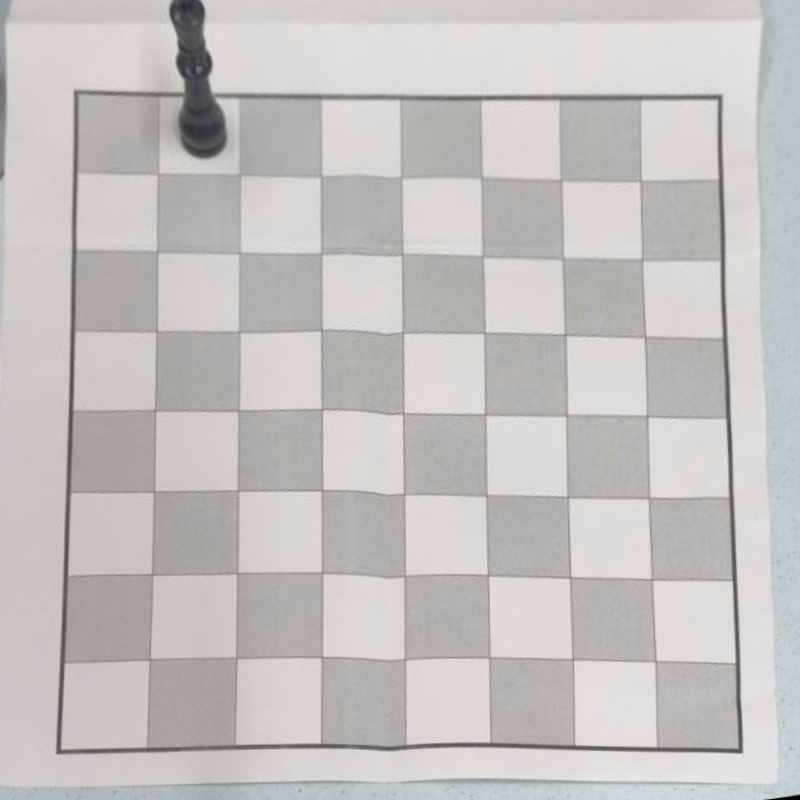
#> input picture src/datasets/dataset_yolo_warp_colour/images/test/frame_0010_20251104_205554.jpg, 800 x 800 px
$ python -i split_dataset_for_YOLO_colour.py   (imports and definitions only)
#> lines starting #> are read from the running program, lines starting #| are printed output that depends on the picture; after the words box and inside, x2 and y2 are one past the last pixel; in counts of white or black regions, pixels touching at a corner belong together
import os
import shutil
import random
import cv2
import numpy as np
from pathlib import Path

source_dir = Path("../final_dataset")
output_dir = Path("datasets/dataset_yolo_warp_colour")

train_ratio = 0.7
val_ratio = 0.2
test_ratio = 0.1

def get_mask(hsv_im):
    # Cream mask for white pieces
    lower_cream = np.array([90, 50, 50])
    upper_cream = np.array([130, 255, 255])
    mask_cream = cv2.inRange(hsv_im, lower_cream, upper_cream)

    # Dark brown/black for black pieces
    lower_dark = np.array([0, 0, 0])
    upper_dark = np.array([180, 255, 60])
    mask_dark = cv2.inRange(hsv_im, lower_dark, upper_dark)

    # Brown mask for properly including all black pieces
    lower_brown = np.array([5, 30, 30])
    upper_brown = np.array([25, 255, 150])
    mask_brown = cv2.inRange(hsv_im, lower_brown, upper_brown)

    # Combine all masks
    combined_mask = cv2.bitwise_or(mask_cream, mask_dark)
    combined_mask = cv2.bitwise_or(combined_mask, mask_brown)

    # Morphological operation to clean mask
    kernel_clean = np.ones((5, 5), np.uint8)
    combined_mask = cv2.morphologyEx(combined_mask, cv2.MORPH_CLOSE, kernel_clean, iterations=2)
    combined_mask = cv2.morphologyEx(combined_mask, cv2.MORPH_OPEN, kernel_clean, iterations=1)

    return combined_mask

# Function to get the bounding box needed for yolo
def detect_object_bbox(img_path):
    img = cv2.imread(str(img_path))
#> img is the input picture: shape (800, 800, 3); mean B, G, R 191.8, 194, 195.6
    if img is None:
        return None

    h, w = img.shape[:2]
#> h = 800; w = 800

    # Convert to HSV for better color detection
    hsv = cv2.cvtColor(img, cv2.COLOR_BGR2HSV)
#> hsv: shape (800, 800, 3); mean H, S, V 27.4, 7.3, 196.5

    combined_mask = get_mask(hsv)
#> in get_mask, `mask_cream = cv2.inRange(hsv_im, lower_cream, upper_cream)`: mask_cream: shape (800, 800); every value is 0
#> in get_mask, `mask_dark = cv2.inRange(hsv_im, lower_dark, upper_dark)`:
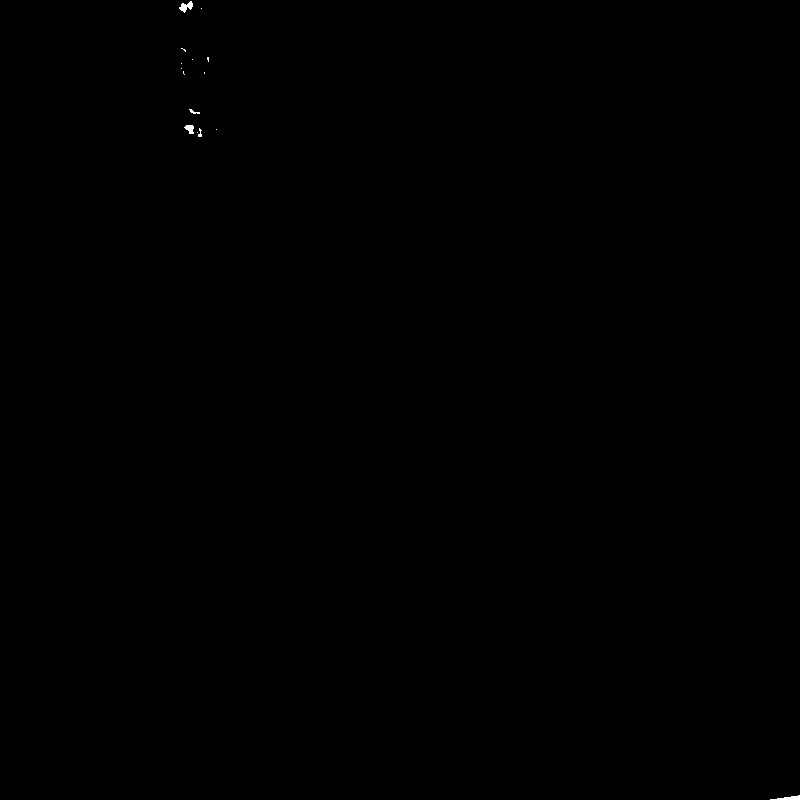
#> mask_dark: shape (800, 800); 0.05% white; 15 white regions (10 under 20 px), largest, box (x1, y1, x2, y2) and area: (179, 1, 193, 13) 87, (770, 795, 800, 800) 80, (184, 125, 194, 134) 61, (189, 109, 200, 114) 25, (198, 128, 202, 137) 21
#> in get_mask, `combined_mask = cv2.morphologyEx(combined_mask, cv2.MORPH_CLOSE, kerne..`: combined_mask: shape (800, 800); 0.06% white; 12 white regions (8 under 20 px), largest, box (x1, y1, x2, y2) and area: (179, 0, 193, 13) 130, (184, 125, 202, 137) 121, (770, 795, 800, 800) 80, (189, 109, 200, 114) 26
#> in get_mask, `combined_mask = cv2.morphologyEx(combined_mask, cv2.MORPH_OPEN, kernel..`: combined_mask: shape (800, 800); 0.04% white; 3 white regions

    # Find contours
    contours, _ = cv2.findContours(combined_mask, cv2.RETR_EXTERNAL, cv2.CHAIN_APPROX_SIMPLE)
#> contours = 3 contours; box (x1, y1, x2, y2) and area: (181, 0, 193, 11) 100, (186, 125, 201, 134) 80, (784, 796, 800, 800) 38

    if not contours:
        return None

    # Filter contours by area and position (should be in middle region)
    valid_contours = []

    for contour in contours:
        area = cv2.contourArea(contour)
        # Ignore reall small contours as bounding boxes
        if area < 200:
            continue

        # Get contour center
        M = cv2.moments(contour)
        if M["m00"] == 0:
            continue
        contour_x = int(M["m10"] / M["m00"])
        contour_y = int(M["m01"] / M["m00"])

        # Check if roughly in the middle region (within middle 80% of image)
        if (0.15 * w < contour_x < 0.85 * w) and (0.15 * h < contour_y < 0.85 * h):
            valid_contours.append(contour)
#> this loop made 3 passes
#> area on passes 1 to 3: 38.5, 80.5, 100.5
#> after the loop, valid_contours = []

    # If this doesnt work just take the largest contour
    if not valid_contours:
        if contours:
            largest_contour = max(contours, key=cv2.contourArea)
#> largest_contour = contour of 9 points, box (x1, y1, x2, y2) (181, 0, 193, 11), area 100
        else:
            return None
    else:
        # Get the largest valid contour (the chess piece)
        largest_contour = max(valid_contours, key=cv2.contourArea)

    # Get bounding box
    x, y, box_w, box_h = cv2.boundingRect(largest_contour)
#> x = 181; y = 0; box_w = 12; box_h = 11

    # Add 5px of padding
    padding = 5
    x = max(0, x - padding)
#> x = 176
    y = max(0, y - padding)
    box_w = min(w - x, box_w + 2 * padding)
#> box_w = 22
    box_h = min(h - y, box_h + 2 * padding)
#> box_h = 21

    # Convert to YOLO format
    x_center = (x + box_w / 2) / w
#> x_center = 0.234
    y_center = (y + box_h / 2) / h
#> y_center = 0.0131
    norm_width = box_w / w
#> norm_width = 0.0275
    norm_height = box_h / h
#> norm_height = 0.0262

    return (x_center, y_center, norm_width, norm_height), (x, y, box_w, box_h)

# [93 lines not run here, left out]

>>> result = detect_object_bbox('../datasets/dataset_yolo_warp_colour/images/test/frame_0010_20251104_205554.jpg')
#> result = ((0.234, 0.0131, 0.0275, 0.0262), (176, 0, 22, 21))

$ run again, on src/datasets/dataset_yolo_warp_colour/images/train/frame_0012_20251104_213952.jpg
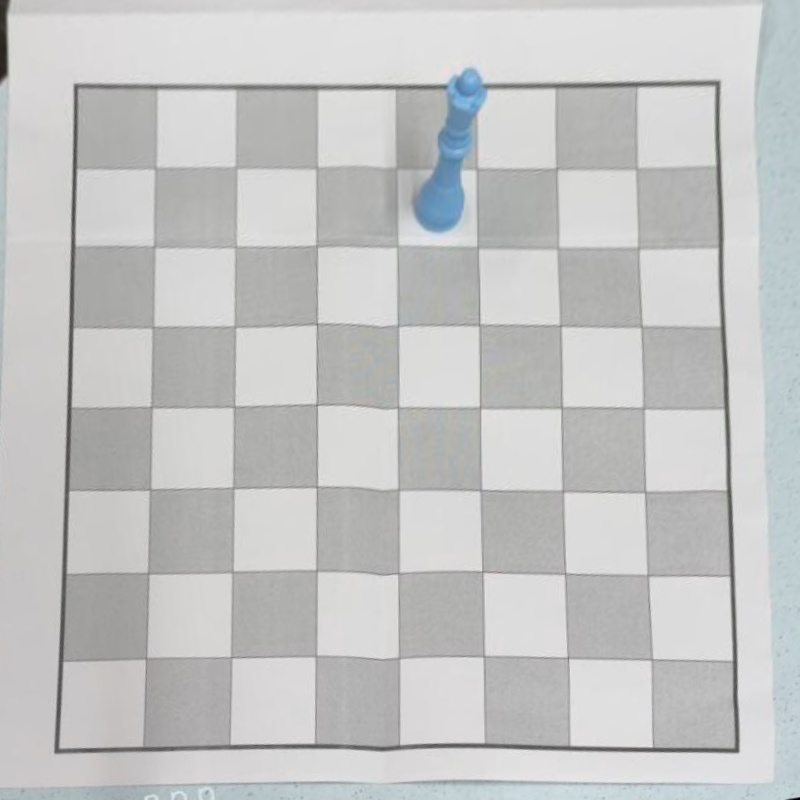
#> input picture src/datasets/dataset_yolo_warp_colour/images/train/frame_0012_20251104_213952.jpg, 800 x 800 px
#> in detect_object_bbox, img is the input picture: shape (800, 800, 3); mean B, G, R 196.5, 196.7, 195.8
#> hsv: shape (800, 800, 3); mean H, S, V 45.2, 4.2, 197.7
#> in get_mask, `mask_cream = cv2.inRange(hsv_im, lower_cream, upper_cream)`:
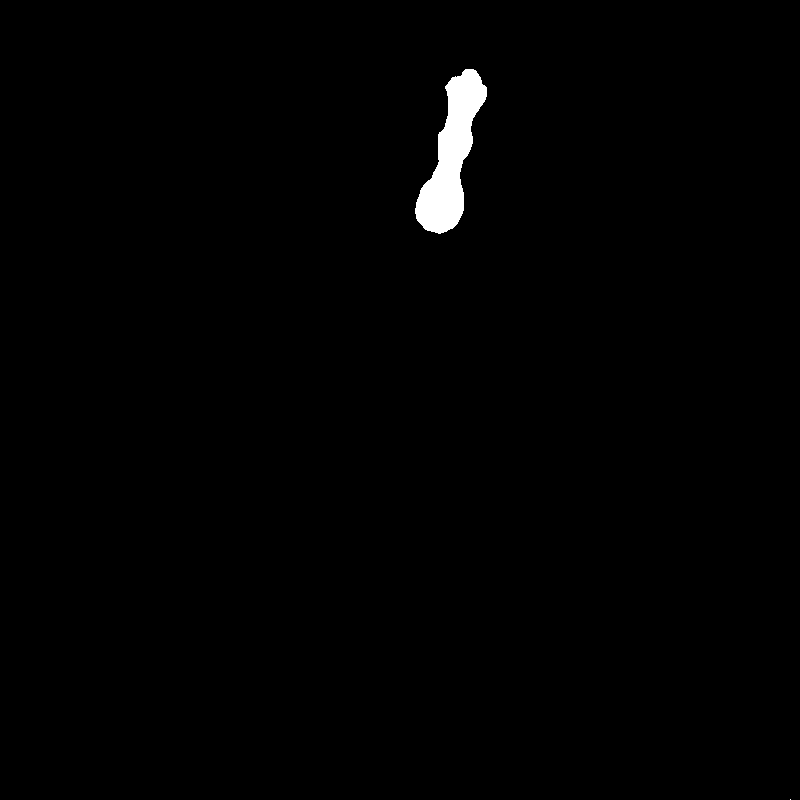
#> mask_cream: shape (800, 800); 0.86% white; 2 white regions (1 under 20 px), largest, box (x1, y1, x2, y2) and area: (415, 69, 487, 234) 5533
#> mask_dark: shape (800, 800); 0.06% white; 2 white regions (1 under 20 px), largest, box (x1, y1, x2, y2) and area: (0, 0, 6, 78) 394
#> mask_brown: shape (800, 800); 0.06% white; 2 white regions, box (x1, y1, x2, y2) and area: (0, 20, 6, 79) 301, (0, 0, 7, 12) 73
#> contours = 2 contours; box (x1, y1, x2, y2) and area: (415, 69, 487, 233) 5360, (0, 0, 7, 78) 362
#> the loop in detect_object_bbox, `for contour in contours:` made 2 passes
#> (area, contour_x, contour_y) on passes 1 to 2: (5359.5, 451, 155), (362, 2, 38)
#> after the loop in detect_object_bbox, `for contour in contours:`: valid_contours = 1 contour; box (x1, y1, x2, y2) and area: (415, 69, 487, 233) 5360
#> largest_contour = contour of 147 points, box (x1, y1, x2, y2) (415, 69, 487, 233), area 5360
#> in detect_object_bbox, `x, y, box_w, box_h = cv2.boundingRect(largest_contour)`: x = 415; y = 69; box_w = 72; box_h = 164
#> in detect_object_bbox, `x = max(0, x - padding)`: x = 410
#> in detect_object_bbox, `y = max(0, y - padding)`: y = 64
#> in detect_object_bbox, `box_w = min(w - x, box_w + 2 * padding)`: box_w = 82
#> in detect_object_bbox, `box_h = min(h - y, box_h + 2 * padding)`: box_h = 174
#> x_center = 0.564
#> y_center = 0.189
#> norm_width = 0.102
#> norm_height = 0.217
#> result = ((0.564, 0.189, 0.102, 0.217), (410, 64, 82, 174))

$ run again, on src/datasets/dataset_yolo_warp_colour/images/val/frame_0003_20251104_220300.jpg
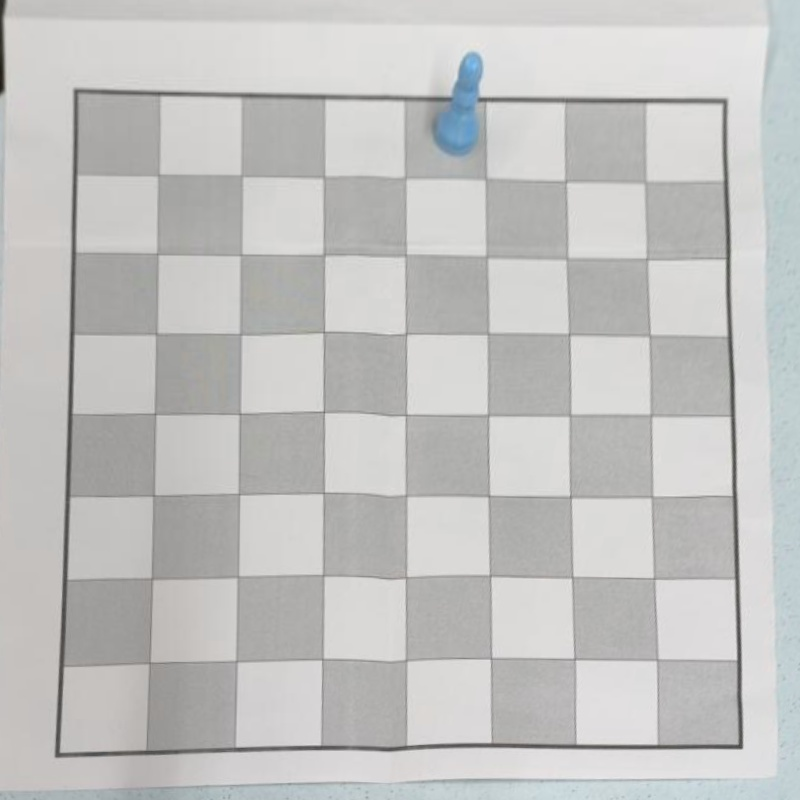
#> input picture src/datasets/dataset_yolo_warp_colour/images/val/frame_0003_20251104_220300.jpg, 800 x 800 px
#> in detect_object_bbox, img is the input picture: shape (800, 800, 3); mean B, G, R 192.9, 194.2, 194.2
#> hsv: shape (800, 800, 3); mean H, S, V 40.4, 5.1, 195.4
#> in get_mask, `mask_cream = cv2.inRange(hsv_im, lower_cream, upper_cream)`:
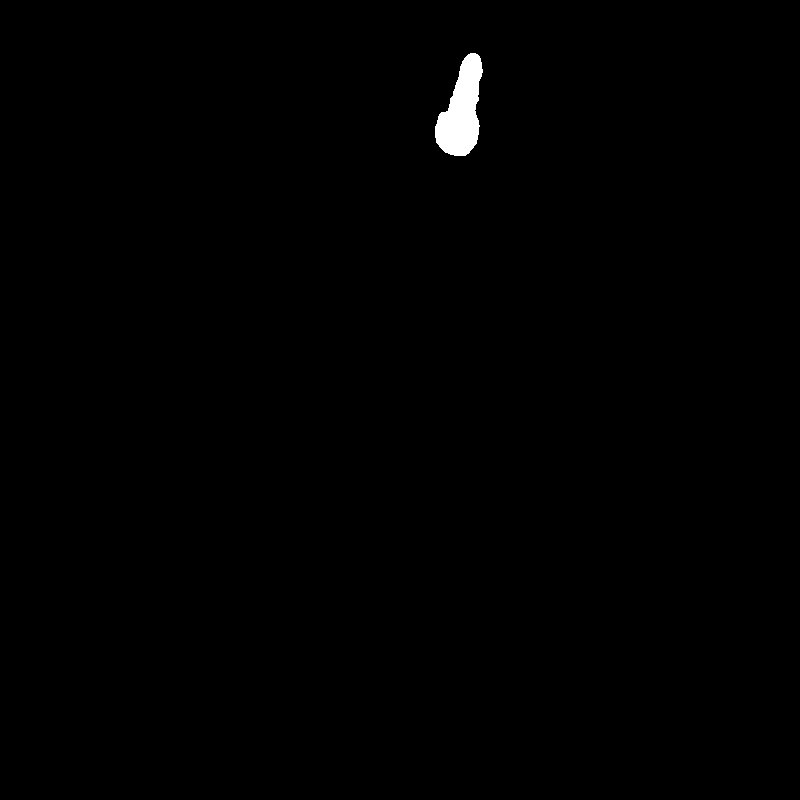
#> mask_cream: shape (800, 800); 0.47% white; 1 white region, box (x1, y1, x2, y2) and area: (435, 53, 483, 156) 3029
#> mask_dark: shape (800, 800); 0.03% white; 1 white region, box (x1, y1, x2, y2) and area: (0, 0, 3, 92) 175
#> mask_brown: shape (800, 800); 0.02% white; 6 white regions (5 under 20 px), largest, box (x1, y1, x2, y2) and area: (0, 70, 4, 88) 68
#> contours = 3 contours, 1 with area under 20; largest, box (x1, y1, x2, y2) and area: (435, 53, 482, 156) 2908, (0, 66, 4, 89) 60
#> the loop in detect_object_bbox, `for contour in contours:` made 3 passes
#> area on pass 1: 60
#> after the loop in detect_object_bbox, `for contour in contours:`: valid_contours = []
#> largest_contour = contour of 92 points, box (x1, y1, x2, y2) (435, 53, 482, 156), area 2908
#> in detect_object_bbox, `x, y, box_w, box_h = cv2.boundingRect(largest_contour)`: x = 435; y = 53; box_w = 47; box_h = 103
#> in detect_object_bbox, `x = max(0, x - padding)`: x = 430
#> in detect_object_bbox, `y = max(0, y - padding)`: y = 48
#> in detect_object_bbox, `box_w = min(w - x, box_w + 2 * padding)`: box_w = 57
#> in detect_object_bbox, `box_h = min(h - y, box_h + 2 * padding)`: box_h = 113
#> x_center = 0.573
#> y_center = 0.131
#> norm_width = 0.0712
#> norm_height = 0.141
#> result = ((0.573, 0.131, 0.0712, 0.141), (430, 48, 57, 113))
